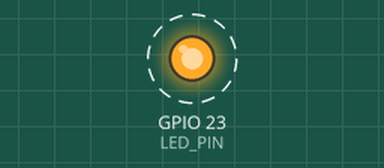
Recording of a sketch running on a simulated ESP32. On the bench: output pins drawn as LEDs (lit = HIGH). Dashed ring = blinking.

Above: at 0.06 s.
Timing chart, 0 to 3.0 s (numbered marks = the images above):
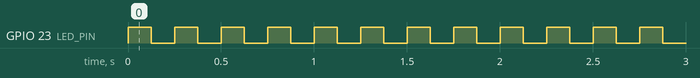

Measured:
- by itself, GPIO 23 (LED_PIN): alternates HIGH for 0.13 s and LOW for 0.13 s

The sketch:

S3_A1_Conmutacion_Delay.ino
```cpp
/* Semana 3 · A1. Periodo total T = 2*T_HALF_MS.
   DOIT ESP32 DevKit V1. GPIO23 -> R330 -> anodo LED; catodo -> GND.
   T_HALF_MS: 125,250,500,1000 -> 250,500,1000,2000 ms.
*/
#include <Arduino.h>
constexpr uint8_t LED_PIN = 23;
constexpr uint32_t T_HALF_MS = 125;  // Cambiar para cada experimento.
void setup() {
  pinMode(LED_PIN, OUTPUT);
  digitalWrite(LED_PIN, LOW);
}
void loop() {
  digitalWrite(LED_PIN, HIGH);
  delay(T_HALF_MS);
  digitalWrite(LED_PIN, LOW);
  delay(T_HALF_MS);
}
```
